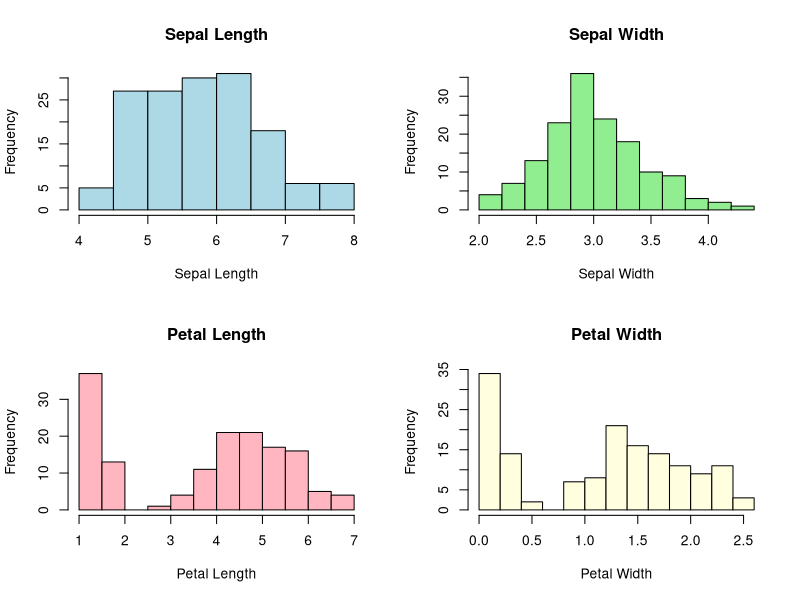
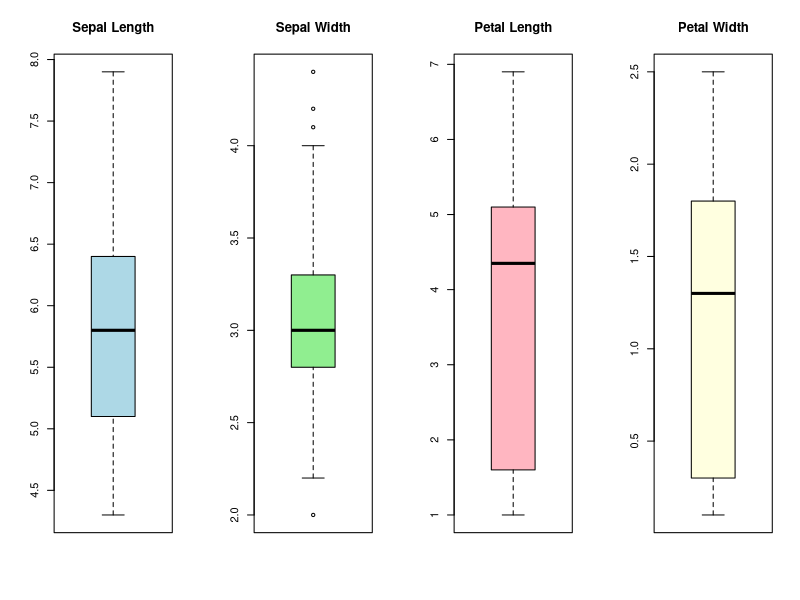
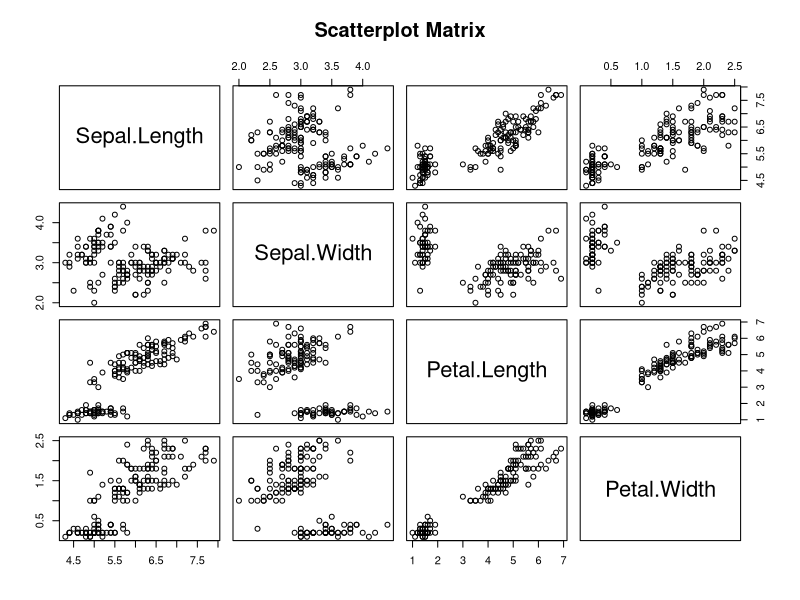

These charts were generated, in order, by the following R code:
data <- iris
par(mfrow = c(2, 2))
hist(data$Sepal.Length, main = "Sepal Length", xlab = "Sepal Length", col = "lightblue")
hist(data$Sepal.Width, main = "Sepal Width", xlab = "Sepal Width", col = "lightgreen")
hist(data$Petal.Length, main = "Petal Length", xlab = "Petal Length", col = "lightpink")
hist(data$Petal.Width, main = "Petal Width", xlab = "Petal Width", col = "lightyellow")

par(mfrow = c(1, 4))
boxplot(data$Sepal.Length, main = "Sepal Length", col = "lightblue")
boxplot(data$Sepal.Width, main = "Sepal Width", col = "lightgreen")
boxplot(data$Petal.Length, main = "Petal Length", col = "lightpink")
boxplot(data$Petal.Width, main = "Petal Width", col = "lightyellow")

pairs(data[, 1:4], main = "Scatterplot Matrix")
